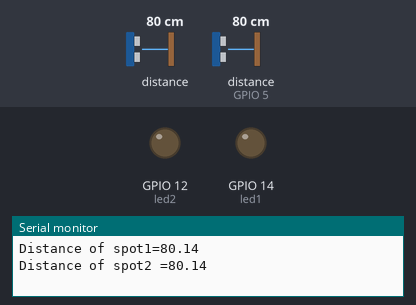
This sketch was run on a simulated ESP8266 (NodeMCU). Parts: output pins drawn as LEDs (lit = HIGH), the last lines printed to the serial monitor. Wiring (inferred from the names in the program): 2 × ultrasonic range finder: trigger GPIO 4, echo GPIO 0 / trigger GPIO 16, echo GPIO 5. The inputs (shaded band) are chosen by the test bench; at power-on: distance to the obstacle 80 cm, distance to the obstacle (sensor on GPIO 5) 80 cm. The echo pulse lasts 58.3 µs per cm; WiFi joins after 1.5 s; servers stay silent unless stated; uploads are accepted with an empty reply; pins used as bus, display or sensor lines are not drawn.

Above: at 2.9 s.
3.0 s: distance to the obstacle (sensor 0) set to 11 cm
7.2 s: distance to the obstacle (sensor 0) set to 8 cm
At 9.9 s:
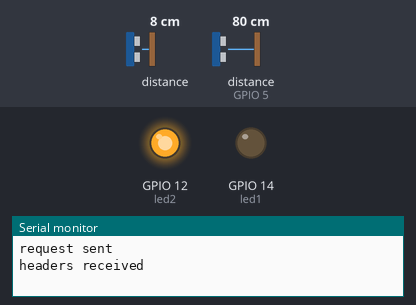
11.4 s: distance to the obstacle (sensor on GPIO 5) set to 11 cm
15.6 s: distance to the obstacle (sensor on GPIO 5) set to 8 cm
At 17.7 s:
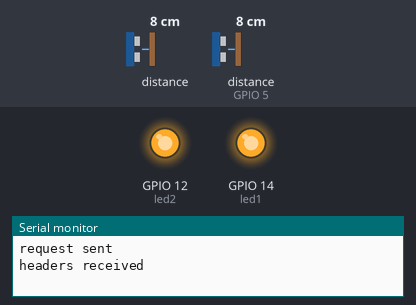
19.8 s: distance to the obstacle (sensor 0) set to 18 cm
At 21.5 s:
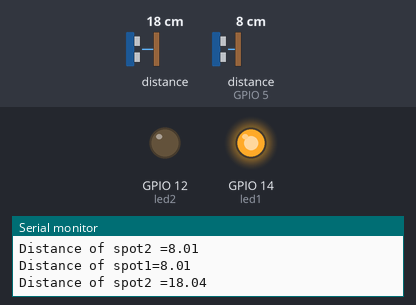
24.0 s: distance to the obstacle (sensor 0) set to 2 cm
At 26.3 s:
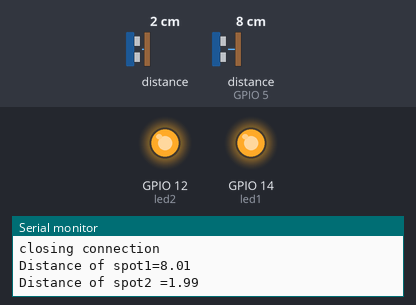
Timing chart, 0 to 27.8 s (numbered marks = the images above; inputs shaded):
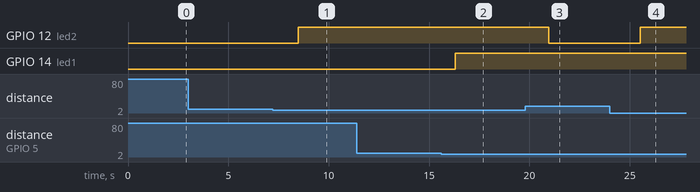

The sketch:

ParkingSensing_Final.ino
```cpp
// "Park easy Module 1"
#include <ESP8266WiFi.h>
#include <WiFiClientSecure.h>
// Define pin connections for 2 proximity sensors and 2 LED
#define sensorTrigPin1    16
#define sensorEchoPin1    5
#define led1 14

#define  sensorTrigPin2 4
#define sensorEchoPin2 0
#define led2 12

// Wifi ssid and password - needs to be changed for testing
const char* ssid = "Hobbes";
const char* password = "5104324382";

// Initializing server host value
const char* host = "afternoon-peak-89776.herokuapp.com";
const int httpsPort = 443;

WiFiClientSecure client;

void setup() {
  // Wifi connection setup
  Serial.begin(115200);
  Serial.println();
  Serial.print("connecting to ");
  Serial.println(ssid);
  WiFi.mode(WIFI_STA);
  WiFi.begin(ssid, password);

  // Initializing pin modes of sensors and LEDs
  pinMode(sensorTrigPin1, OUTPUT);
  pinMode(sensorEchoPin1, INPUT);
  pinMode(led1, OUTPUT);
  pinMode(sensorTrigPin2, OUTPUT);
  pinMode(sensorEchoPin2, INPUT);
  pinMode(led2, OUTPUT);

  while (WiFi.status() != WL_CONNECTED) {
    delay(500);
    Serial.print(".");
  }
  Serial.println("");
  Serial.println("WiFi connected");
  Serial.println("IP address: ");
  Serial.println(WiFi.localIP());

  // Use WiFiClientSecure class to create TLS connection
  WiFiClientSecure client;
  Serial.print("connecting to ");
  Serial.println(host);
  if (!client.connect(host, httpsPort)) {
    Serial.println("connection failed");
    return;
  }
}

// flag values to check the status of parking spot
boolean isOccupied1 = false;
boolean isOccupied2 = false;
boolean occupyReq1 = false;
boolean occupyReq2 = false;
boolean removeReq1 = false;
boolean removeReq2 = false;
boolean state1 = false;
boolean state2 = false;

void loop() {

   int pulseWidth1 = 0;
   float dist1 = 0;
   int pulseWidth2 = 0;
   float dist2 = 0;

   if (!client.connect(host, httpsPort)) {
    Serial.println("connection failed");
    return;
  }

  // Getting the distance of the car from the proximity sensor for parking spot 1
    digitalWrite(sensorTrigPin1, LOW);
    delayMicroseconds(2);
    digitalWrite(sensorTrigPin1, HIGH);
    delayMicroseconds(10);
    digitalWrite(sensorTrigPin1, LOW);

   // Calculating distance in centimeter and setting a flag if the distance is less than 10cm which means parking spot is occupied
    pulseWidth1 = pulseIn(sensorEchoPin1, HIGH);
    dist1 = (pulseWidth1/2) / 29.1;
    if (dist1 < 10.0) {
      digitalWrite(led1,HIGH);
      isOccupied1 = true;
    }
    else {
      digitalWrite(led1, LOW);
      isOccupied1 = false;
      removeReq1 = false;
    }

    // Getting the distance of the car from the proximity sensor for parking Spot2
    digitalWrite(sensorTrigPin2, LOW);
    delayMicroseconds(2);
    digitalWrite(sensorTrigPin2, HIGH);
    delayMicroseconds(10);
    digitalWrite(sensorTrigPin2, LOW);

    // Calculating distance in centimeter and setting a flag if the distance is less than 10cm which means parking spot is occupied
    pulseWidth2 = pulseIn(sensorEchoPin2, HIGH);
    dist2 = (pulseWidth2 / 2) / 29.1;
    if (dist2 < 10.0) {
      digitalWrite(led2,HIGH);
      isOccupied2 = true;
    }
    else {
      digitalWrite(led2, LOW);
      isOccupied2 = false;
      removeReq2 = false;
    }

    // These flag values are set so that server can not send request repeatadely
    if(state1 != isOccupied1){
      state1 = isOccupied1;
      occupyReq1 = false;
      removeReq1 = false;
    }

    if(state2 != isOccupied2){
      state2 = isOccupied2;
      occupyReq2 = false;
      removeReq2 = false;
    }

    Serial.print("Distance of spot1=");
    Serial.println(dist1);
    Serial.print("Distance of spot2 =");
    Serial.println(dist2);
    delay(1000);

    // if the parking spot is occupied then send add car request for that parking spot and if the car is not available or moved from the parking spot then send remove car request for that parking spot.
    if (isOccupied1 == true) {
      if (!occupyReq1) {
         //send occupy request for 1
        requestHttpOccupy("1");
        occupyReq1 = true;
      }
    }
    else { //isOccupied1 == false
      if(!removeReq1) {
        // send remove request for 1
        requestHttpRemove("1");
        removeReq1 = true;
      }
    }

    if (isOccupied2 == true) {
      if (!occupyReq2) {
         //send occupy request for 2
        requestHttpOccupy("2");
        occupyReq2 = true;
      }
    }
    else { //isOccupied1 == false
      if(!removeReq2) {
        // send remove request for 2
        requestHttpRemove("2");
        removeReq2 = true;
      }
    }
}

// This function sends request to server to add the car
void requestHttpOccupy(String spot) {
  String url = "/api/addspot?spot=" + spot;
  Serial.print("requesting URL: ");
  Serial.println(host+url);

  client.print(String("GET ") + url + " HTTP/1.1\r\n" +
               "Host: " + host + "\r\n" +
               "User-Agent: BuildFailureDetectorESP8266\r\n" +
               "Connection: close\r\n\r\n");

  Serial.println("request sent");
  while (client.connected()) {
    String line = client.readStringUntil('\n');
    if (line == "\r") {
      Serial.println("headers received");
      break;
    }
  }
  String line = client.readStringUntil('\n');
  if (line.startsWith("{\"state\":\"success\"")) {
    Serial.println("Added!");
  } else {
    Serial.println("Failed");
  }
  Serial.println("reply was:");
  Serial.println("==========");
  Serial.println(line);
  Serial.println("==========");
  Serial.println("closing connection");
  }


// This function sends request to server to remove the car
void requestHttpRemove(String spot) {
  String url = "/api/deleterecords?spot=" + spot;
  Serial.print("requesting URL: ");
  Serial.println(host+url);

  client.print(String("GET ") + url + " HTTP/1.1\r\n" +
               "Host: " + host + "\r\n" +
               "User-Agent: BuildFailureDetectorESP8266\r\n" +
               "Connection: close\r\n\r\n");

  Serial.println("request sent");
  while (client.connected()) {
    String line = client.readStringUntil('\n');
    if (line == "\r") {
      Serial.println("headers received");
      break;
    }
  }
  String line = client.readStringUntil('\n');
  if (line.startsWith("{\"state\":\"success\"")) {
    Serial.println("Deleted!!");
  } else {
    Serial.println("Failed");
  }
  Serial.println("reply was:");
  Serial.println("==========");
  Serial.println(line);
  Serial.println("==========");
  Serial.println("closing connection");
  }
```

Measured:
- the behaviour switches between 10 and 9 cm on distance to the obstacle (sensor 0) (found by bisection; images 0 and 1)
- the behaviour switches between 10 and 9 cm on distance to the obstacle (sensor on GPIO 5) (found by bisection; images 1 and 2)
- after the input at 7.2 s, GPIO 12 (led2): LOW → HIGH after 1.3 s
- after the input at 15.6 s, GPIO 14 (led1): LOW → HIGH after 0.70 s
- after the input at 19.8 s, GPIO 12 (led2): HIGH → LOW after 1.2 s
- after the input at 24.0 s, GPIO 12 (led2): LOW → HIGH after 1.5 s
